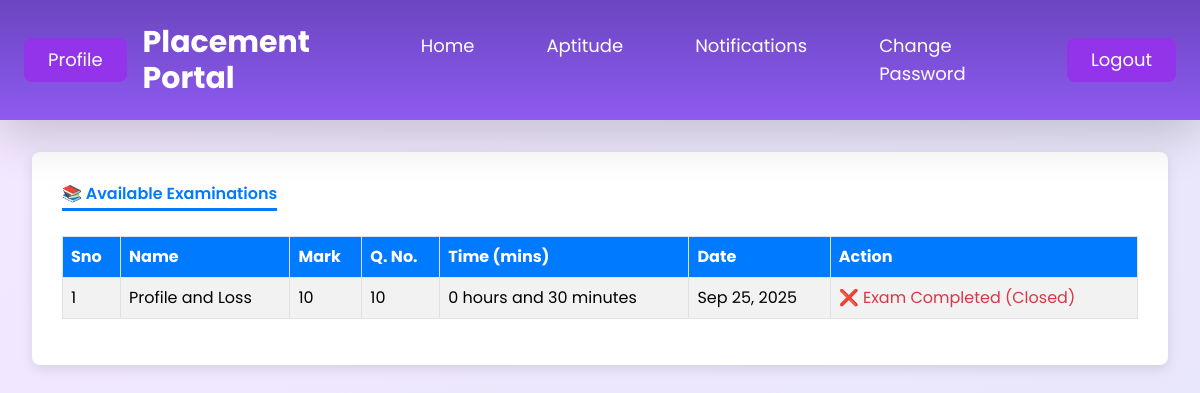
The page /users/viewexam/ (signed in) on the database its author committed.
### logical/models.py (models this page shows)
class tbl_examination(models.Model):
    examination_name=models.CharField(max_length=50)
    examination_mark=models.CharField(max_length=50)
    examination_qno=models.CharField(max_length=50)
    examination_time=models.CharField(max_length=50)
    examination_status = models.IntegerField(default=0)
    examination_date = models.DateField(null=True)
    time = models.TimeField(null=True)
    start_time = models.TimeField(null=True)
    examtype = models.ForeignKey(tbl_examtype, on_delete=models.CASCADE)

### user/views.py (the view)
# urls.py: path('viewexam/',views.viewexam,name='viewexam'),
def viewexam(request):
    user = tbl_userregistration.objects.get(id=request.session["uid"])
    exam = tbl_examination.objects.filter(examination_status__gt=0)
    for i in exam:
        exambodycount = tbl_examinationbody.objects.filter(examination=i.id,student=request.session["uid"],examinationbody_status=1).count()
        if exambodycount > 0:
            i.examstatus = 1
    return render(request,"User/ViewExam.html",{'exam':exam})

### user/Templates/User/ViewExam.html (shortened to what this page needs)
{% load static %}
<!DOCTYPE html>
<html lang="en">
<head>
    <link href="https://cdn.jsdelivr.net/npm/bootstrap@5.3.3/dist/css/bootstrap.min.css" rel="stylesheet">
    <script src="https://cdn.tailwindcss.com"></script>
</head>
<body class="min-h-screen">
    <div class="min-h-screen">
        <div id="navbar" class="navbar bg-purple-900 text-white p-4 md:p-6 shadow-lg z-20">
            <div class="flex justify-between items-center">
                <div class="flex items-center space-x-4">
                    <a href="{% url 'Users:Profile' %}" class="block py-2 px-4 bg-purple-600 rounded-lg text-lg hover:bg-purple-700">Profile</a>
                    <h2 class="text-2xl md:text-3xl font-bold">Placement Portal</h2>
                </div>
                <div class="flex items-center space-x-6">
                    <nav class="hidden md:flex space-x-6">
                        <a href="{% url 'Users:HomePage' %}" class="block py-2 px-4 rounded-lg text-lg hover:bg-purple-700">Home</a>
                        <a href="{% url 'Users:Aptitude' %}" class="block py-2 px-4 rounded-lg text-lg hover:bg-purple-700">Aptitude</a>
                        <a href="{% url 'Users:examnotification' %}" class="block py-2 px-4 rounded-lg text-lg hover:bg-purple-700">Notifications</a>
                        <a href="{% url 'Users:ChangePassword' %}" class="block py-2 px-4 rounded-lg text-lg hover:bg-purple-700">Change Password</a>
                    </nav>
                    <a href="{% url 'Users:Logout' %}" class="block py-2 px-4 bg-purple-600 rounded-lg text-lg hover:bg-purple-700">Logout</a>
                </div>
            </div>
        </div>
        <div class="content-wrapper p-8 overflow-auto">
            <div class="exam-container">
                <h2 class="page-header">📚 Available Examinations</h2>
                <div class="table-responsive">
                    <table class="table table-bordered table-striped table-hover table-exam align-middle">
                        <thead>
                            <tr>
                                <th>Sno</th>
                                <th>Name</th>
                                <th>Mark</th>
                                <th>Q. No.</th>
                                <th>Time (mins)</th>
                                <th>Date</th>
                                <th>Action</th>
                            </tr>
                        </thead>
                        <tbody>
                            {% for i in exam %}
                            <tr>
                                <td>{{forloop.counter}}</td>
                                <td class="text-start">{{i.examination_name}}</td> <td>{{i.examination_mark}}</td>
                                <td>{{i.examination_qno}}</td>
                                <td>{{i.examination_time}}</td>
                                <td>{{ i.examination_date|date:"M d, Y" }}</td>
                                <td class="action-cell">
                                    {% if i.examstatus %}
                                        <span class="action-completed">✅ You Completed This Examination</span>
                                        <br>
                                        <a href="{% url 'Users:viewresult' i.id %}" class="btn btn-sm btn-outline-success mt-1">View Result</a>
                                    {% else %}
                                        {% if i.examination_status == 1 %}
                                            <a href="#"
                                               onclick="prepareExamEntry('{{ i.examination_name }}', '{{ i.id }}'); return false;"
                                               class="btn btn-sm btn-primary">🚀 Enter To Exam</a>
                                        {% elif i.examination_status == 2 %}
                                            <span class="text-danger">❌ Exam Completed (Closed)</span>
                                        {% else %}
                                            <span class="action-not-started">⏳ Exam Not Started</span>
                                        {% endif %}
                                    {% endif %}
                                </td>
                            </tr>
                            {% empty %}
                            <tr>
                                <td colspan="7" class="text-center p-4">
                                    <p class="lead text-muted">No examinations are currently available.</p>
                                </td>
                            </tr>
                            {% endfor %}
                        </tbody>
                    </table>
                </div>
            </div>
        </div>
    </div>
</body>
</html>

### user/Templates/User/ViewExam.html (style rules this page uses)
body { font-family: 'Poppins', sans-serif; background: linear-gradient(135deg, #f3e8ff, #e6e6fa); }
.navbar { transition: background 0.3s ease; background: linear-gradient(180deg, #6b46c1, #8e5af0); }
.content-wrapper { padding-top: 20px; }
.exam-container { background-color: #ffffff; padding: 30px; border-radius: 8px; box-shadow: 0 4px 12px rgba(0, 0, 0, 0.1); max-width: 1200px; margin: auto; }
h2.page-header { color: #007bff; margin-bottom: 25px; font-weight: 600; border-bottom: 3px solid #007bff; display: inline-block; padding-bottom: 5px; }
.table-exam thead th { background-color: #007bff; color: white; font-weight: 700; }

### rows shown on the page
tbl_examination: examination_name "Profile and Loss", examination_mark "10", examination_qno "10", examination_time "0 hours and 30 minutes", examination_date "Sep 25, 2025", examination_status "❌ Exam Completed (Closed)"
